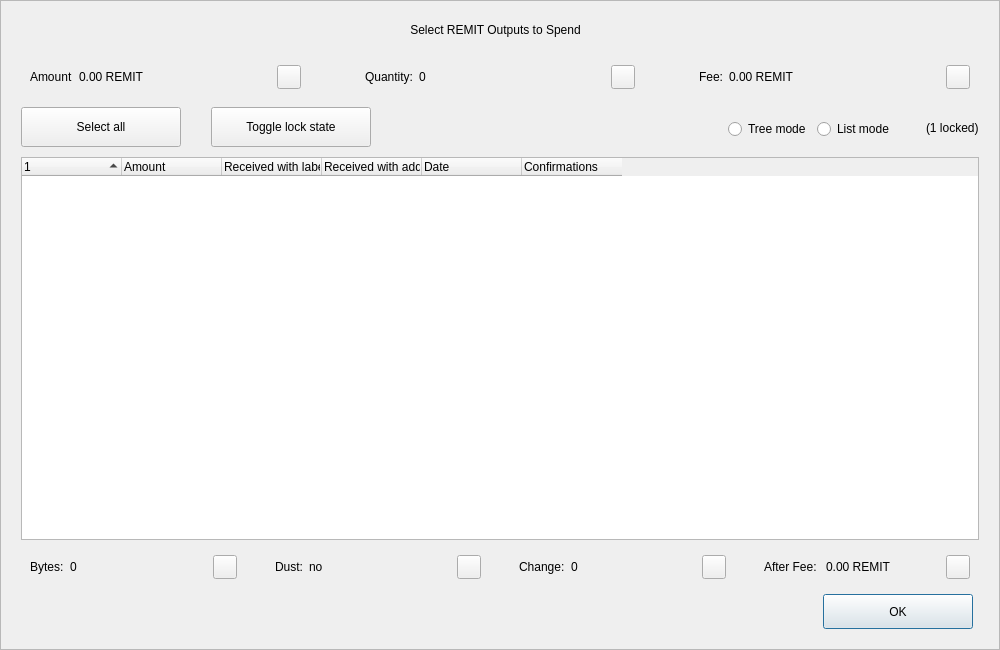
<?xml version="1.0" encoding="UTF-8"?>
<ui version="4.0">
 <class>CoinControlDialog</class>
 <widget class="QDialog" name="CoinControlDialog">
  <property name="geometry">
   <rect>
    <x>0</x>
    <y>0</y>
    <width>1000</width>
    <height>650</height>
   </rect>
  </property>
  <property name="minimumSize">
   <size>
    <width>950</width>
    <height>650</height>
   </size>
  </property>
  <property name="windowTitle">
   <string>Coin Selection</string>
  </property>
  <property name="styleSheet">
   <string notr="true"/>
  </property>
  <layout class="QVBoxLayout" name="verticalLayout">
   <property name="spacing">
    <number>0</number>
   </property>
   <property name="leftMargin">
    <number>0</number>
   </property>
   <property name="topMargin">
    <number>0</number>
   </property>
   <property name="rightMargin">
    <number>0</number>
   </property>
   <property name="bottomMargin">
    <number>0</number>
   </property>
   <item>
    <widget class="QFrame" name="frameContainer">
     <property name="toolTipDuration">
      <number>0</number>
     </property>
     <property name="frameShape">
      <enum>QFrame::StyledPanel</enum>
     </property>
     <property name="frameShadow">
      <enum>QFrame::Raised</enum>
     </property>
     <layout class="QVBoxLayout" name="verticalLayout_2">
      <property name="leftMargin">
       <number>0</number>
      </property>
      <property name="rightMargin">
       <number>0</number>
      </property>
      <property name="bottomMargin">
       <number>20</number>
      </property>
      <item>
       <layout class="QHBoxLayout" name="horizontalLayout_12">
        <property name="spacing">
         <number>0</number>
        </property>
        <property name="leftMargin">
         <number>20</number>
        </property>
        <property name="rightMargin">
         <number>30</number>
        </property>
        <item>
         <spacer name="horizontalSpacer_4">
          <property name="orientation">
           <enum>Qt::Horizontal</enum>
          </property>
          <property name="sizeHint" stdset="0">
           <size>
            <width>40</width>
            <height>20</height>
           </size>
          </property>
         </spacer>
        </item>
        <item>
         <widget class="QLabel" name="labelTitle">
          <property name="minimumSize">
           <size>
            <width>0</width>
            <height>40</height>
           </size>
          </property>
          <property name="maximumSize">
           <size>
            <width>16777215</width>
            <height>40</height>
           </size>
          </property>
          <property name="text">
           <string>Select REMIT Outputs to Spend</string>
          </property>
          <property name="alignment">
           <set>Qt::AlignCenter</set>
          </property>
          <property name="margin">
           <number>7</number>
          </property>
         </widget>
        </item>
        <item>
         <spacer name="horizontalSpacer_5">
          <property name="orientation">
           <enum>Qt::Horizontal</enum>
          </property>
          <property name="sizeHint" stdset="0">
           <size>
            <width>40</width>
            <height>20</height>
           </size>
          </property>
         </spacer>
        </item>
       </layout>
      </item>
      <item>
       <layout class="QHBoxLayout" name="horizontalLayout_8">
        <property name="leftMargin">
         <number>20</number>
        </property>
        <property name="rightMargin">
         <number>20</number>
        </property>
        <item>
         <widget class="QWidget" name="layoutAmount" native="true">
          <layout class="QHBoxLayout" name="horizontalLayout_9" stretch="0,1,0">
           <item>
            <widget class="QLabel" name="labelCoinControlAmountText">
             <property name="text">
              <string>Amount</string>
             </property>
            </widget>
           </item>
           <item>
            <widget class="QLabel" name="labelCoinControlAmount">
             <property name="text">
              <string>0.00 REMIT</string>
             </property>
            </widget>
           </item>
           <item alignment="Qt::AlignHCenter|Qt::AlignVCenter">
            <widget class="QPushButton" name="pushButtonAmount">
             <property name="minimumSize">
              <size>
               <width>0</width>
               <height>24</height>
              </size>
             </property>
             <property name="maximumSize">
              <size>
               <width>24</width>
               <height>26</height>
              </size>
             </property>
             <property name="focusPolicy">
              <enum>Qt::NoFocus</enum>
             </property>
             <property name="styleSheet">
              <string notr="true">padding-bottom:2px;
padding-right:4px;</string>
             </property>
             <property name="text">
              <string/>
             </property>
            </widget>
           </item>
          </layout>
         </widget>
        </item>
        <item>
         <spacer name="horizontalSpacer_2">
          <property name="orientation">
           <enum>Qt::Horizontal</enum>
          </property>
          <property name="sizeType">
           <enum>QSizePolicy::Fixed</enum>
          </property>
          <property name="sizeHint" stdset="0">
           <size>
            <width>40</width>
            <height>20</height>
           </size>
          </property>
         </spacer>
        </item>
        <item>
         <widget class="QWidget" name="layoutQuantity" native="true">
          <layout class="QHBoxLayout" name="horizontalLayout_10" stretch="0,1,0">
           <item>
            <widget class="QLabel" name="labelCoinControlQuantityText">
             <property name="text">
              <string>Quantity:</string>
             </property>
            </widget>
           </item>
           <item>
            <widget class="QLabel" name="labelCoinControlQuantity">
             <property name="text">
              <string>0</string>
             </property>
            </widget>
           </item>
           <item alignment="Qt::AlignHCenter|Qt::AlignVCenter">
            <widget class="QPushButton" name="pushButtonQuantity">
             <property name="minimumSize">
              <size>
               <width>0</width>
               <height>24</height>
              </size>
             </property>
             <property name="maximumSize">
              <size>
               <width>24</width>
               <height>26</height>
              </size>
             </property>
             <property name="focusPolicy">
              <enum>Qt::NoFocus</enum>
             </property>
             <property name="styleSheet">
              <string notr="true">padding-bottom:2px;
               padding-right:4px;</string>
             </property>
             <property name="text">
              <string/>
             </property>
            </widget>
           </item>
          </layout>
         </widget>
        </item>
        <item>
         <spacer name="horizontalSpacer_22">
          <property name="orientation">
           <enum>Qt::Horizontal</enum>
          </property>
          <property name="sizeType">
           <enum>QSizePolicy::Fixed</enum>
          </property>
          <property name="sizeHint" stdset="0">
           <size>
            <width>40</width>
            <height>20</height>
           </size>
          </property>
         </spacer>
        </item>
        <item>
         <widget class="QWidget" name="layoutFee" native="true">
          <layout class="QHBoxLayout" name="horizontalLayout_11" stretch="0,1,0">
           <item>
            <widget class="QLabel" name="labelCoinControlFeeText">
             <property name="text">
              <string>Fee:</string>
             </property>
            </widget>
           </item>
           <item>
            <widget class="QLabel" name="labelCoinControlFee">
             <property name="text">
              <string>0.00 REMIT</string>
             </property>
            </widget>
           </item>
           <item alignment="Qt::AlignHCenter|Qt::AlignVCenter">
            <widget class="QPushButton" name="pushButtonFee">
             <property name="minimumSize">
              <size>
               <width>0</width>
               <height>24</height>
              </size>
             </property>
             <property name="maximumSize">
              <size>
               <width>24</width>
               <height>26</height>
              </size>
             </property>
             <property name="focusPolicy">
              <enum>Qt::NoFocus</enum>
             </property>
             <property name="styleSheet">
              <string notr="true">padding-bottom:2px;
               padding-right:4px;</string>
             </property>
             <property name="text">
              <string/>
             </property>
            </widget>
           </item>
          </layout>
         </widget>
        </item>
       </layout>
      </item>
      <item>
       <widget class="QFrame" name="frame">
        <property name="minimumSize">
         <size>
          <width>0</width>
          <height>40</height>
         </size>
        </property>
        <property name="styleSheet">
         <string notr="true">#frame {
	border:0;
}</string>
        </property>
        <property name="frameShape">
         <enum>QFrame::StyledPanel</enum>
        </property>
        <property name="frameShadow">
         <enum>QFrame::Sunken</enum>
        </property>
        <layout class="QHBoxLayout" name="horizontalLayout">
         <property name="spacing">
          <number>0</number>
         </property>
         <property name="leftMargin">
          <number>20</number>
         </property>
         <property name="topMargin">
          <number>0</number>
         </property>
         <property name="rightMargin">
          <number>20</number>
         </property>
         <property name="bottomMargin">
          <number>0</number>
         </property>
         <item>
          <layout class="QHBoxLayout" name="horizontalLayoutPanel" stretch="0,0,0,0,0,0">
           <property name="spacing">
            <number>20</number>
           </property>
           <item>
            <widget class="QPushButton" name="pushButtonSelectAll">
             <property name="sizePolicy">
              <sizepolicy hsizetype="Maximum" vsizetype="Fixed">
               <horstretch>0</horstretch>
               <verstretch>0</verstretch>
              </sizepolicy>
             </property>
             <property name="minimumSize">
              <size>
               <width>160</width>
               <height>40</height>
              </size>
             </property>
             <property name="maximumSize">
              <size>
               <width>16777215</width>
               <height>40</height>
              </size>
             </property>
             <property name="text">
              <string>Select all</string>
             </property>
             <property name="checkable">
              <bool>true</bool>
             </property>
             <property name="checked">
              <bool>false</bool>
             </property>
             <property name="autoExclusive">
              <bool>false</bool>
             </property>
             <property name="autoDefault">
              <bool>false</bool>
             </property>
            </widget>
           </item>
           <item>
            <spacer name="horizontalSpacer_6">
             <property name="orientation">
              <enum>Qt::Horizontal</enum>
             </property>
             <property name="sizeType">
              <enum>QSizePolicy::Fixed</enum>
             </property>
             <property name="sizeHint" stdset="0">
              <size>
               <width>10</width>
               <height>20</height>
              </size>
             </property>
            </spacer>
           </item>
           <item>
            <widget class="QPushButton" name="pushButtonToggleLock">
             <property name="sizePolicy">
              <sizepolicy hsizetype="Maximum" vsizetype="Fixed">
               <horstretch>0</horstretch>
               <verstretch>0</verstretch>
              </sizepolicy>
             </property>
             <property name="minimumSize">
              <size>
               <width>160</width>
               <height>40</height>
              </size>
             </property>
             <property name="maximumSize">
              <size>
               <width>16777215</width>
               <height>40</height>
              </size>
             </property>
             <property name="text">
              <string>Toggle lock state</string>
             </property>
             <property name="checkable">
              <bool>true</bool>
             </property>
             <property name="autoExclusive">
              <bool>false</bool>
             </property>
             <property name="autoDefault">
              <bool>false</bool>
             </property>
            </widget>
           </item>
           <item>
            <spacer name="horizontalSpacer_7">
             <property name="orientation">
              <enum>Qt::Horizontal</enum>
             </property>
             <property name="sizeType">
              <enum>QSizePolicy::Expanding</enum>
             </property>
             <property name="sizeHint" stdset="0">
              <size>
               <width>30</width>
               <height>20</height>
              </size>
             </property>
            </spacer>
           </item>
           <item alignment="Qt::AlignRight">
            <widget class="QGroupBox" name="groupBox_2">
             <property name="styleSheet">
              <string notr="true">#groupBox_2 {
    background-color:transparent;
    border-radius:0;
}</string>
             </property>
             <property name="title">
              <string/>
             </property>
             <layout class="QHBoxLayout" name="horizontalLayout_14">
              <item>
               <widget class="QRadioButton" name="radioTreeMode">
                <property name="sizePolicy">
                 <sizepolicy hsizetype="Maximum" vsizetype="Fixed">
                  <horstretch>0</horstretch>
                  <verstretch>0</verstretch>
                 </sizepolicy>
                </property>
                <property name="text">
                 <string>Tree mode</string>
                </property>
               </widget>
              </item>
              <item>
               <widget class="QRadioButton" name="radioListMode">
                <property name="sizePolicy">
                 <sizepolicy hsizetype="Maximum" vsizetype="Fixed">
                  <horstretch>0</horstretch>
                  <verstretch>0</verstretch>
                 </sizepolicy>
                </property>
                <property name="text">
                 <string>List mode</string>
                </property>
                <property name="checked">
                 <bool>false</bool>
                </property>
               </widget>
              </item>
             </layout>
            </widget>
           </item>
           <item>
            <widget class="QLabel" name="labelLocked">
             <property name="text">
              <string>(1 locked)</string>
             </property>
            </widget>
           </item>
          </layout>
         </item>
        </layout>
       </widget>
      </item>
      <item>
       <layout class="QHBoxLayout" name="horizontalLayout_13">
        <property name="leftMargin">
         <number>20</number>
        </property>
        <property name="rightMargin">
         <number>20</number>
        </property>
        <item>
         <widget class="CoinControlTreeWidget" name="treeWidget">
          <property name="contextMenuPolicy">
           <enum>Qt::CustomContextMenu</enum>
          </property>
          <property name="styleSheet">
           <string notr="true"/>
          </property>
          <property name="sortingEnabled">
           <bool>false</bool>
          </property>
          <property name="columnCount">
           <number>6</number>
          </property>
          <attribute name="headerShowSortIndicator" stdset="0">
           <bool>true</bool>
          </attribute>
          <attribute name="headerStretchLastSection">
           <bool>false</bool>
          </attribute>
          <column>
           <property name="text">
            <string/>
           </property>
          </column>
          <column>
           <property name="text">
            <string>Amount</string>
           </property>
          </column>
          <column>
           <property name="text">
            <string>Received with label</string>
           </property>
          </column>
          <column>
           <property name="text">
            <string>Received with address</string>
           </property>
          </column>
          <column>
           <property name="text">
            <string>Date</string>
           </property>
          </column>
          <column>
           <property name="text">
            <string>Confirmations</string>
           </property>
           <property name="toolTip">
            <string>Confirmed</string>
           </property>
          </column>
         </widget>
        </item>
       </layout>
      </item>
      <item>
       <layout class="QHBoxLayout" name="horizontalLayout_3">
        <property name="spacing">
         <number>20</number>
        </property>
        <property name="leftMargin">
         <number>20</number>
        </property>
        <property name="rightMargin">
         <number>20</number>
        </property>
        <item>
         <widget class="QWidget" name="layoutBytes" native="true">
          <layout class="QHBoxLayout" name="horizontalLayout_4" stretch="0,1,0">
           <item>
            <widget class="QLabel" name="labelCoinControlBytesText">
             <property name="text">
              <string>Bytes:</string>
             </property>
            </widget>
           </item>
           <item>
            <widget class="QLabel" name="labelCoinControlBytes">
             <property name="text">
              <string>0</string>
             </property>
            </widget>
           </item>
           <item alignment="Qt::AlignHCenter|Qt::AlignVCenter">
            <widget class="QPushButton" name="pushButtonBytes">
             <property name="minimumSize">
              <size>
               <width>0</width>
               <height>24</height>
              </size>
             </property>
             <property name="maximumSize">
              <size>
               <width>24</width>
               <height>26</height>
              </size>
             </property>
             <property name="focusPolicy">
              <enum>Qt::NoFocus</enum>
             </property>
             <property name="styleSheet">
              <string notr="true">padding-bottom:2px;
               padding-right:4px;</string>
             </property>
             <property name="text">
              <string/>
             </property>
            </widget>
           </item>
          </layout>
         </widget>
        </item>
        <item>
         <widget class="QWidget" name="layoutDust" native="true">
          <layout class="QHBoxLayout" name="horizontalLayout_5" stretch="0,1,0">
           <item>
            <widget class="QLabel" name="labelCoinControlLowOutputText">
             <property name="text">
              <string>Dust:</string>
             </property>
            </widget>
           </item>
           <item>
            <widget class="QLabel" name="labelCoinControlLowOutput">
             <property name="text">
              <string>no</string>
             </property>
            </widget>
           </item>
           <item alignment="Qt::AlignHCenter|Qt::AlignVCenter">
            <widget class="QPushButton" name="pushButtonDust">
             <property name="minimumSize">
              <size>
               <width>0</width>
               <height>24</height>
              </size>
             </property>
             <property name="maximumSize">
              <size>
               <width>24</width>
               <height>26</height>
              </size>
             </property>
             <property name="focusPolicy">
              <enum>Qt::NoFocus</enum>
             </property>
             <property name="styleSheet">
              <string notr="true">padding-bottom:2px;
               padding-right:4px;</string>
             </property>
             <property name="text">
              <string/>
             </property>
            </widget>
           </item>
          </layout>
         </widget>
        </item>
        <item>
         <widget class="QWidget" name="layoutChange" native="true">
          <layout class="QHBoxLayout" name="horizontalLayout_6" stretch="0,1,0">
           <item>
            <widget class="QLabel" name="labelCoinControlChangeText">
             <property name="text">
              <string>Change:</string>
             </property>
            </widget>
           </item>
           <item>
            <widget class="QLabel" name="labelCoinControlChange">
             <property name="text">
              <string>0</string>
             </property>
            </widget>
           </item>
           <item alignment="Qt::AlignHCenter|Qt::AlignVCenter">
            <widget class="QPushButton" name="pushButtonChange">
             <property name="minimumSize">
              <size>
               <width>0</width>
               <height>24</height>
              </size>
             </property>
             <property name="maximumSize">
              <size>
               <width>24</width>
               <height>26</height>
              </size>
             </property>
             <property name="focusPolicy">
              <enum>Qt::NoFocus</enum>
             </property>
             <property name="styleSheet">
              <string notr="true">padding-bottom:2px;
               padding-right:4px;</string>
             </property>
             <property name="text">
              <string/>
             </property>
            </widget>
           </item>
          </layout>
         </widget>
        </item>
        <item>
         <widget class="QWidget" name="layoutAfter" native="true">
          <layout class="QHBoxLayout" name="horizontalLayout_7" stretch="0,1,0">
           <item>
            <widget class="QLabel" name="labelCoinControlAfterFeeText">
             <property name="text">
              <string>After Fee: </string>
             </property>
            </widget>
           </item>
           <item>
            <widget class="QLabel" name="labelCoinControlAfterFee">
             <property name="text">
              <string>0.00 REMIT</string>
             </property>
            </widget>
           </item>
           <item alignment="Qt::AlignHCenter|Qt::AlignVCenter">
            <widget class="QPushButton" name="pushButtonAlterFee">
             <property name="minimumSize">
              <size>
               <width>0</width>
               <height>24</height>
              </size>
             </property>
             <property name="maximumSize">
              <size>
               <width>24</width>
               <height>26</height>
              </size>
             </property>
             <property name="focusPolicy">
              <enum>Qt::NoFocus</enum>
             </property>
             <property name="styleSheet">
              <string notr="true">padding-bottom:2px;
               padding-right:4px;</string>
             </property>
             <property name="text">
              <string/>
             </property>
            </widget>
           </item>
          </layout>
         </widget>
        </item>
       </layout>
      </item>
      <item>
       <layout class="QHBoxLayout" name="horizontalLayout_2">
        <property name="spacing">
         <number>0</number>
        </property>
        <property name="leftMargin">
         <number>20</number>
        </property>
        <property name="rightMargin">
         <number>26</number>
        </property>
        <item>
         <spacer name="horizontalSpacer_3">
          <property name="orientation">
           <enum>Qt::Horizontal</enum>
          </property>
          <property name="sizeHint" stdset="0">
           <size>
            <width>558</width>
            <height>20</height>
           </size>
          </property>
         </spacer>
        </item>
        <item>
         <widget class="QPushButton" name="pushButtonOk">
          <property name="minimumSize">
           <size>
            <width>150</width>
            <height>35</height>
           </size>
          </property>
          <property name="text">
           <string>OK</string>
          </property>
         </widget>
        </item>
       </layout>
      </item>
     </layout>
    </widget>
   </item>
  </layout>
 </widget>
 <customwidgets>
  <customwidget>
   <class>CoinControlTreeWidget</class>
   <extends>QTreeWidget</extends>
   <header>coincontroltreewidget.h</header>
  </customwidget>
 </customwidgets>
 <resources/>
 <connections/>
</ui>
